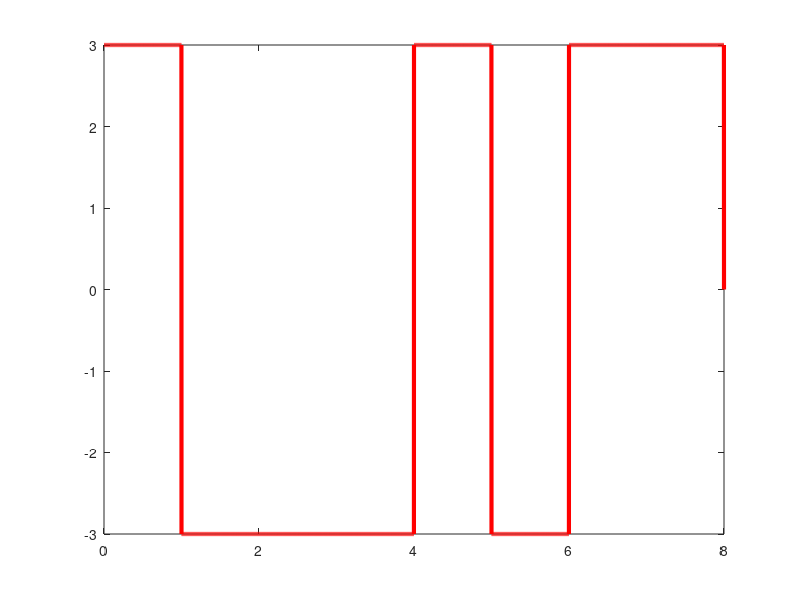

The MATLAB source for this figure:
bits = [0 1 0 0 1 1 1 0];

bitrate = 1;

n = 1000;

T = length(bits)/bitrate;

N = n*length(bits);

dt = T/N;

t = 0:dt:T;

x = zeros(1,length(t));

lastbit = 3;

for i=1:length(bits)
  if bits(i)==1
    x((i-1)*n+1:i*n) = -lastbit;
    lastbit = -lastbit;
  else
      x((i-1)*n+1:i*n) = lastbit;
  end
end

plot(t, x, 'Linewidth', 3, 'color', 'r');

counter = 0;

lastbit = 3;

for i = 1:length(t)
  if t(i)>counter
    counter = counter + 1;
    if x(i)~=lastbit
      result(counter) = 1;
      lastbit = -lastbit;
    else
        result(counter) = 0;
    end
  end
end

disp(result);